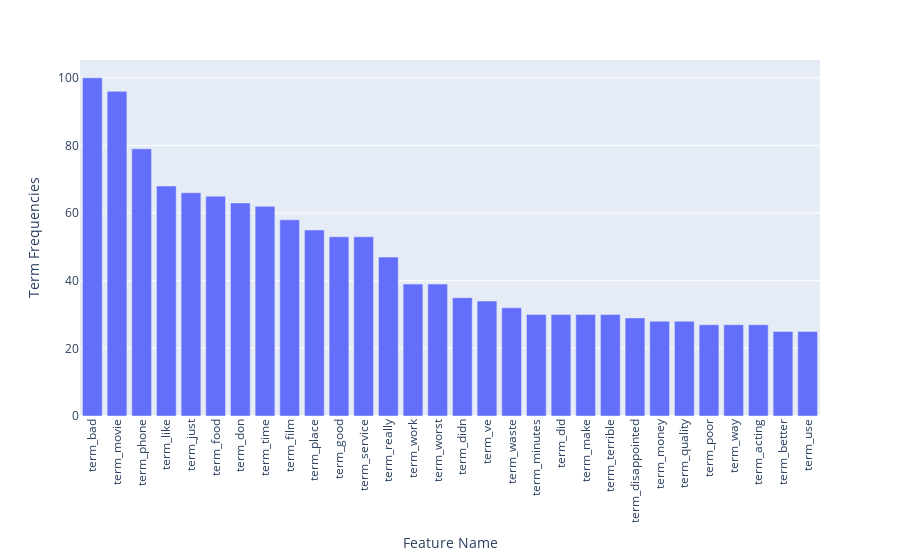

Notebook source saved alongside this figure:
### Code cell
# create a DataFrame for Plotly Express
data = {
    "Feature Name": ["term_"+str(count_vect.get_feature_names_out()[i]) for i in top30_terms_indices_neg],
    "Term Frequencies": term_frequencies_neg[top30_terms_indices_neg]
}
df = pd.DataFrame(data)

# create a bar plot using Plotly Express
fig = px.bar(df, x="Feature Name", y='Term Frequencies')
fig.update_xaxes(tickangle=-90)  # Rotate x-axis labels for readability

# set the figure's size
# fig.update_layout(width=1000, height=300)

# show the plot
fig.show()

### Figure 1 — Plotly figure (JSON) as saved in the notebook; plotly's stock layout.template omitted (floating-point values rounded to 4 significant figures)
{"data": [{"alignmentgroup": "True", "hovertemplate": "Feature Name=%{x}<br>Term Frequencies=%{y}<extra></extra>", "legendgroup": "", "marker": {"color": "#636efa", "pattern": {"shape": ""}}, "name": "", "offsetgroup": "", "orientation": "v", "showlegend": false, "textposition": "auto", "type": "bar", "x": ["term_bad", "term_movie", "term_phone", "term_like", "term_just", "term_food", "term_don", "term_time", "term_film", "term_place", "term_good", "term_service", "term_really", "term_work", "term_worst", "term_didn", "term_ve", "term_waste", "term_minutes", "term_did", "term_make", "term_terrible", "term_disappointed", "term_money", "term_quality", "term_poor", "term_way", "term_acting", "term_better", "term_use"], "xaxis": "x", "y": [100, 96, 79, 68, 66, 65, 63, 62, 58, 55, 53, 53, 47, 39, 39, 35, 34, 32, 30, 30, 30, 30, 29, 28, 28, 27, 27, 27, 25, 25], "yaxis": "y"}], "layout": {"barmode": "relative", "legend": {"tracegroupgap": 0}, "margin": {"t": 60}, "xaxis": {"anchor": "y", "domain": [0, 1], "tickangle": -90, "title": {"text": "Feature Name"}}, "yaxis": {"anchor": "x", "domain": [0, 1], "title": {"text": "Term Frequencies"}}}}
